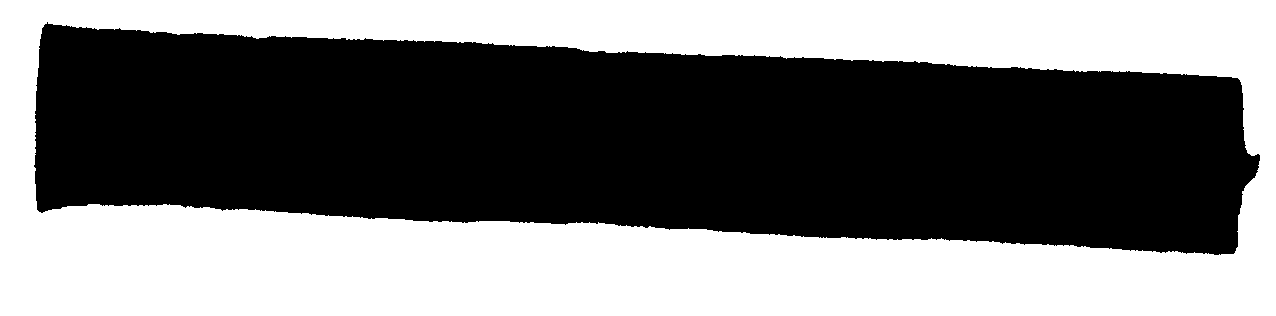
#> input picture Cilindros BW/CilindroBW16.png, 1276 x 316 px
$ jupyter execute 'Diametros y longitudes.ipynb'
#> lines starting #> are read from the running program, lines starting #| are printed output that depends on the picture; after the words box and inside, x2 and y2 are one past the last pixel; in counts of white or black regions, pixels touching at a corner belong together
[cell 1]
import numpy as np
from PIL import Image
import matplotlib.pylab as plt
from scipy import stats

[cell 2]
#Abro la imagen
imagen= Image.open('CilindroBW16.png')
#> imagen is the input picture: PIL image 1276x316 P; 47.2% white; 1 white region, box (x1, y1, x2, y2) and area: (0, 0, 1276, 316) 190201

[cell 3]
imagen

[cell 4]
#La transformo en matriz
matrix=np.array(imagen)
np.size(matrix)
matrix

[cell 5]
#Calibracion pix/mm
Cal = 81.9010

[cell 6]
#Ploteo la altura en funcion de la longitud y ajusto todos los puntos por una recta para obtener el angulo de inclinacion de la imagen
x=[]
y=[]
L_filas = len(matrix[:,0])
#> L_filas = 316
L_columnas = len(matrix[0,:])
#> L_columnas = 1276
for i in range(L_filas):
    for j in range(L_columnas):
        if matrix[i,j]==255:
            x.append(j)
            y.append(L_filas-1-i)
#> after the loop, x = 213015 items; y = 213015 items
x=np.asarray(x)
y=np.asarray(y)
grad, inter, r_value, p_value, std_err = stats.linregress(x,y)
#> grad = -0.0419; inter = 202.5; r_value = -0.276; p_value = 0; std_err = 0.000316
plt.plot(x,y)
plt.plot(x,grad*x+inter)
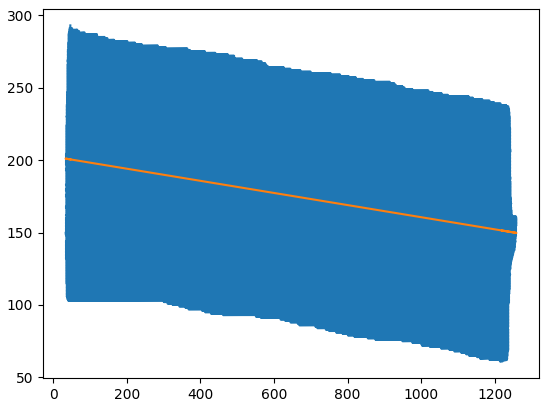
#> figure drawn by matplotlib, 1 panel

[cell 7]
#Roto la imagen ese angulo de inclinacion
f = imagen.rotate(-np.arctan(grad)*180/np.pi, expand=True)
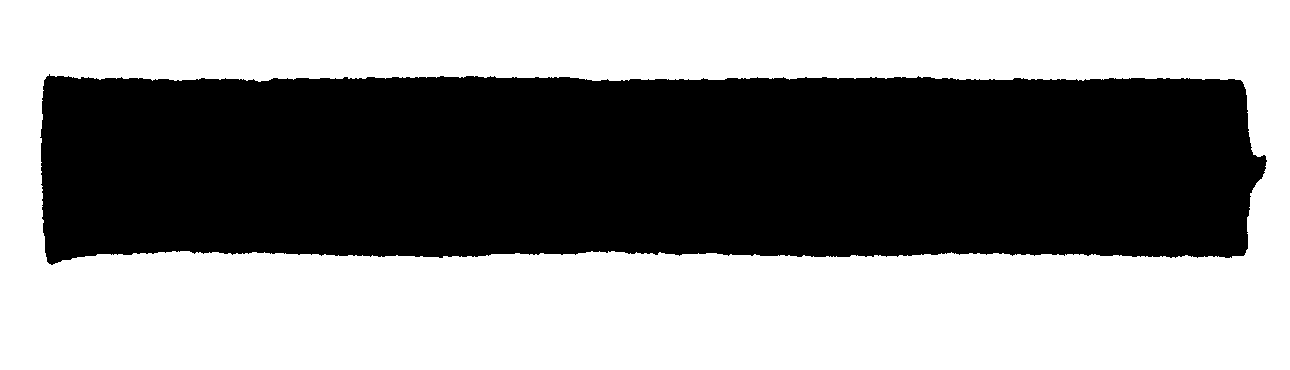
#> f: PIL image 1290x370 P; 55.4% white; 1 black region, box (x1, y1, x2, y2) and area: (40, 74, 1267, 265) 213018
matrixf = np.array(f)

[cell 8]
print(np.size(f))
#| (1290, 370)
f

[cell 9]
print(np.size(imagen))
#| (1276, 316)
imagen

[cell 10]
XM=[]
Xm=[]
YM=[]
Ym=[]
#Maximos
for j in range(L_columnas):
    for i in range(L_filas):
        if matrixf[i,j]==255:
            XM.append(j)
            YM.append(L_filas-1-i)
            break
#> after the loop, XM = 1227 values from 40 to 1266; YM = 1227 values, max 241 at index 9, min 155 at index 1226, mean 235.1
#Minimos
for j in range(L_columnas):
    for i in range(L_filas):
        if matrixf[L_filas-1-i,j]==255:
            Xm.append(j)
            Ym.append(i)
            break
#> after the loop, Xm = 1227 values from 40 to 1266

XM=np.asarray(XM)
YM=np.asarray(YM)
Xm=np.asarray(Xm)
Ym=np.asarray(Ym)

plt.figure(figsize=(15,3))
plt.plot(XM,YM,'.')
plt.plot(Xm,Ym,'.')
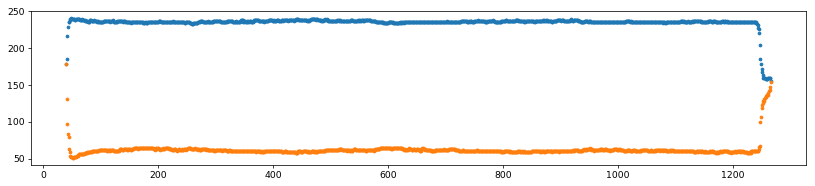
#> figure drawn by matplotlib, 1 panel; curve peaks at x = 49, y = 241; curve peaks at x = 40, y = 178

[cell 11]
len(XM),len(Xm)
#> Out = (1227, 1227)

[cell 12]
plt.figure(figsize=(15,10))
plt.imshow(matrixf)

[cell 13]
#Alturas
matrixt = np.matrix.transpose(matrixf)
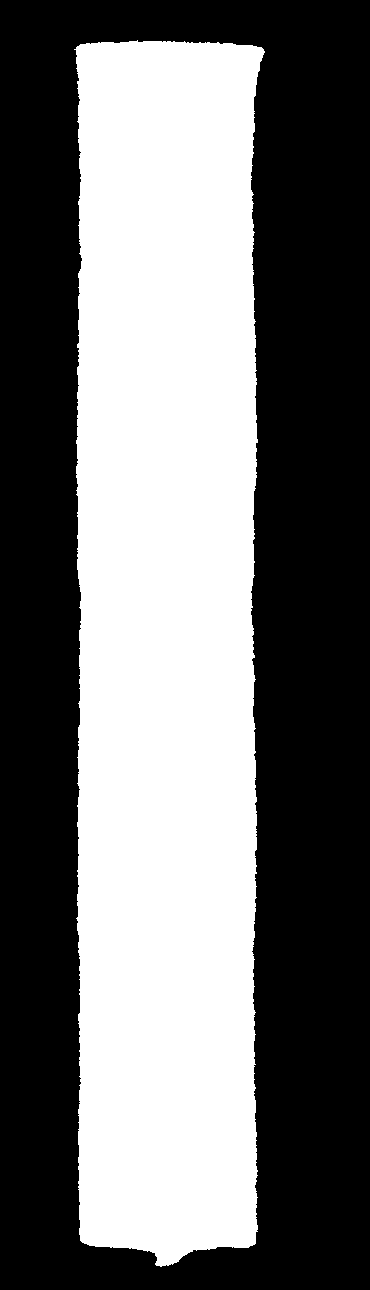
#> matrixt: shape (1290, 370); 44.6% white; 1 white region, box (x1, y1, x2, y2) and area: (74, 40, 265, 1267) 213018
plt.imshow(matrixt)

[cell 14]
XM=[]
Xm=[]
YM=[]
Ym=[]
L_filas = len(matrixt[:,0])
#> L_filas = 1290
L_columnas = len(matrixt[0,:])
#> L_columnas = 370
#Maximos
for j in range(L_columnas):
    for i in range(L_filas):
        if matrixt[i,j]==255:
            XM.append(j)
            YM.append(L_filas-1-i)
            break
#> after the loop, XM = 191 values from 74 to 264; YM = 191 values, max 1249 at index 63, min 1238 at index 190, mean 1246.1
#Minimos
for j in range(L_columnas):
    for i in range(L_filas):
        if matrixt[L_filas-1-i,j]==255:
            Xm.append(j)
            Ym.append(i)
            break
#> after the loop, Xm = 191 values from 74 to 264

XM=np.asarray(XM)
YM=np.asarray(YM)
Xm=np.asarray(Xm)
Ym=np.asarray(Ym)

plt.figure(figsize=(15,3))
plt.plot(XM,YM,'.')
plt.plot(Xm,Ym,'.')
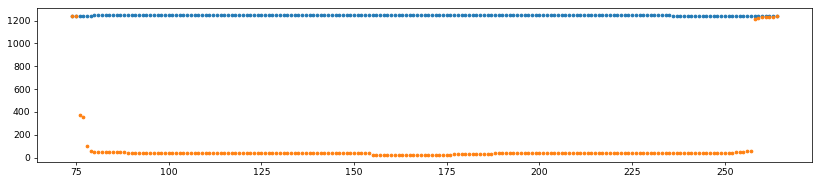
#> figure drawn by matplotlib, 1 panel; curve peaks at x = 137, y = 1249; curve peaks at x = 74, y = 1240

[cell 15]
plt.plot(Xm,YM-Ym)
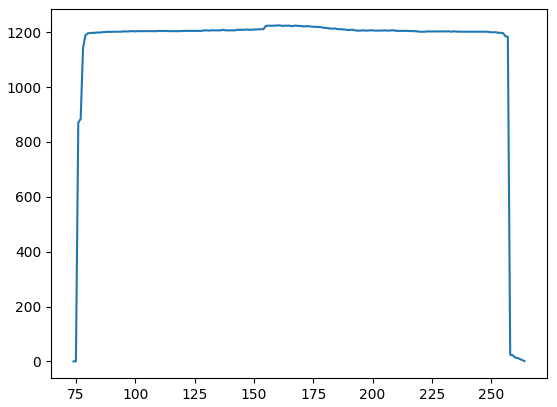
#> figure drawn by matplotlib, 1 panel; curve peaks at x = 160, y = 1225
